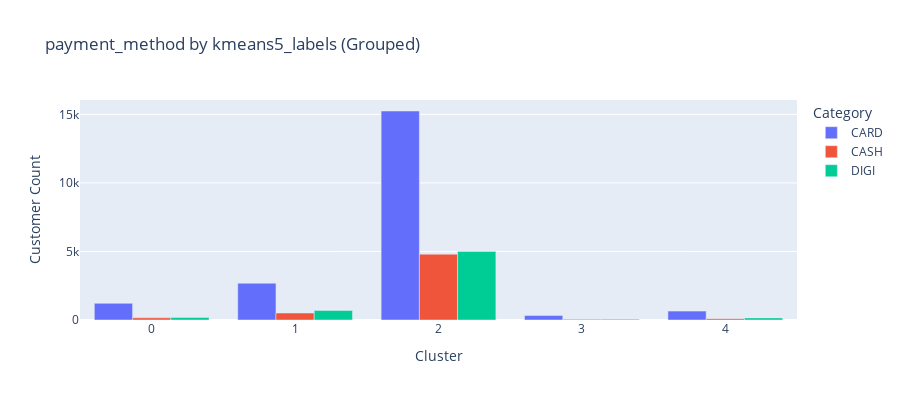

Notebook cell for this chart:
### Code cell
v.plot_grouped_bar_chart(data, labels_col, 'payment_method')

### Figure 1 — Plotly figure (JSON) as saved in the notebook; plotly's stock layout.template omitted (floating-point values rounded to 4 significant figures)
{"data": [{"alignmentgroup": "True", "hovertemplate": "Category=CARD<br>Cluster=%{x}<br>Customer Count=%{y}<extra></extra>", "legendgroup": "CARD", "marker": {"color": "#636efa", "pattern": {"shape": ""}}, "name": "CARD", "offsetgroup": "CARD", "orientation": "v", "showlegend": true, "textposition": "auto", "type": "bar", "x": [0, 1, 2, 3, 4], "xaxis": "x", "y": [1217, 2683, 15247, 323, 649], "yaxis": "y"}, {"alignmentgroup": "True", "hovertemplate": "Category=CASH<br>Cluster=%{x}<br>Customer Count=%{y}<extra></extra>", "legendgroup": "CASH", "marker": {"color": "#EF553B", "pattern": {"shape": ""}}, "name": "CASH", "offsetgroup": "CASH", "orientation": "v", "showlegend": true, "textposition": "auto", "type": "bar", "x": [0, 1, 2, 3, 4], "xaxis": "x", "y": [160, 511, 4802, 46, 100], "yaxis": "y"}, {"alignmentgroup": "True", "hovertemplate": "Category=DIGI<br>Cluster=%{x}<br>Customer Count=%{y}<extra></extra>", "legendgroup": "DIGI", "marker": {"color": "#00cc96", "pattern": {"shape": ""}}, "name": "DIGI", "offsetgroup": "DIGI", "orientation": "v", "showlegend": true, "textposition": "auto", "type": "bar", "x": [0, 1, 2, 3, 4], "xaxis": "x", "y": [178, 699, 5000, 58, 155], "yaxis": "y"}], "layout": {"barmode": "group", "height": 400, "legend": {"title": {"text": "Category"}, "tracegroupgap": 0}, "title": {"text": "payment_method by kmeans5_labels (Grouped)"}, "xaxis": {"anchor": "y", "domain": [0, 1], "title": {"text": "Cluster"}}, "yaxis": {"anchor": "x", "domain": [0, 1], "title": {"text": "Customer Count"}}}}
